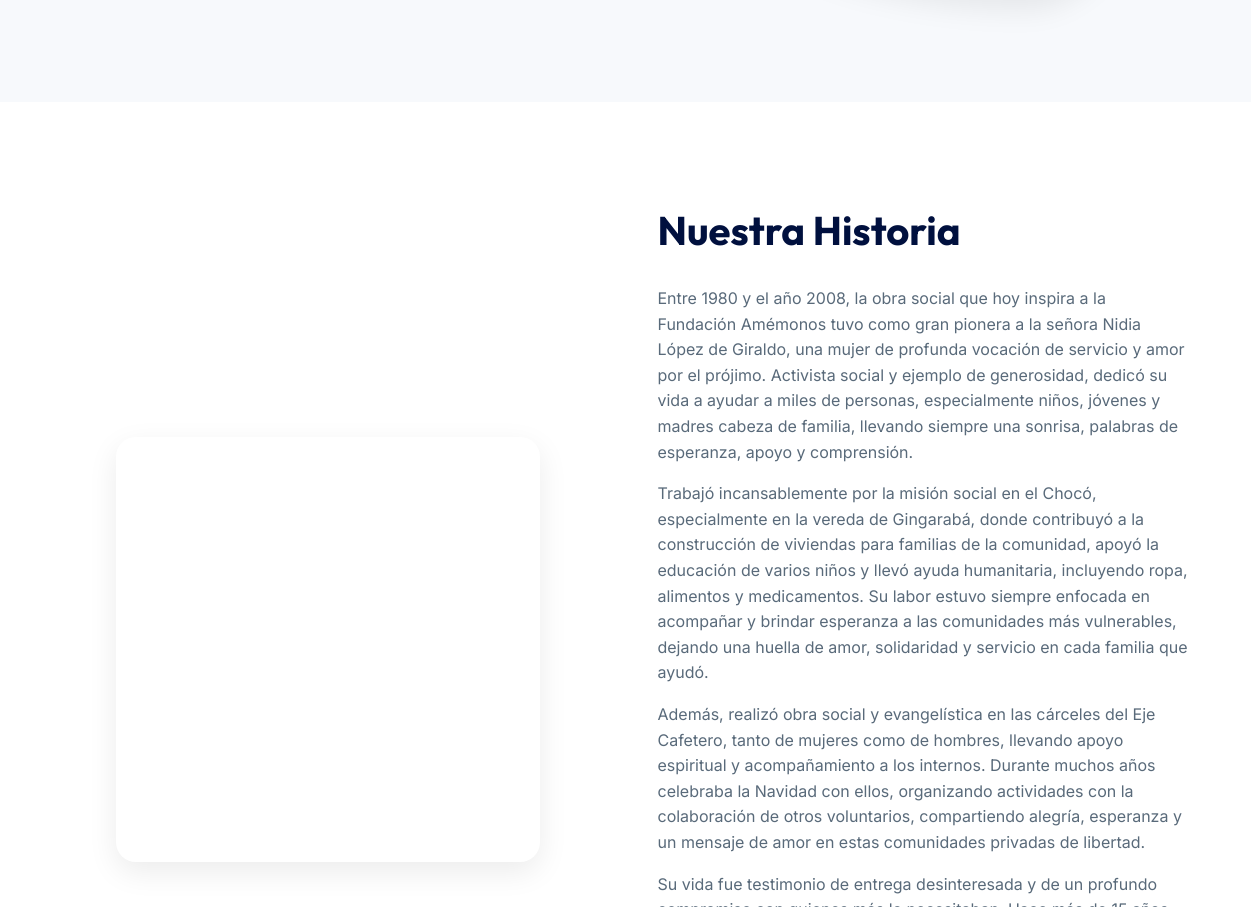
Before: /nosotros.php (middle part) with the older database file.
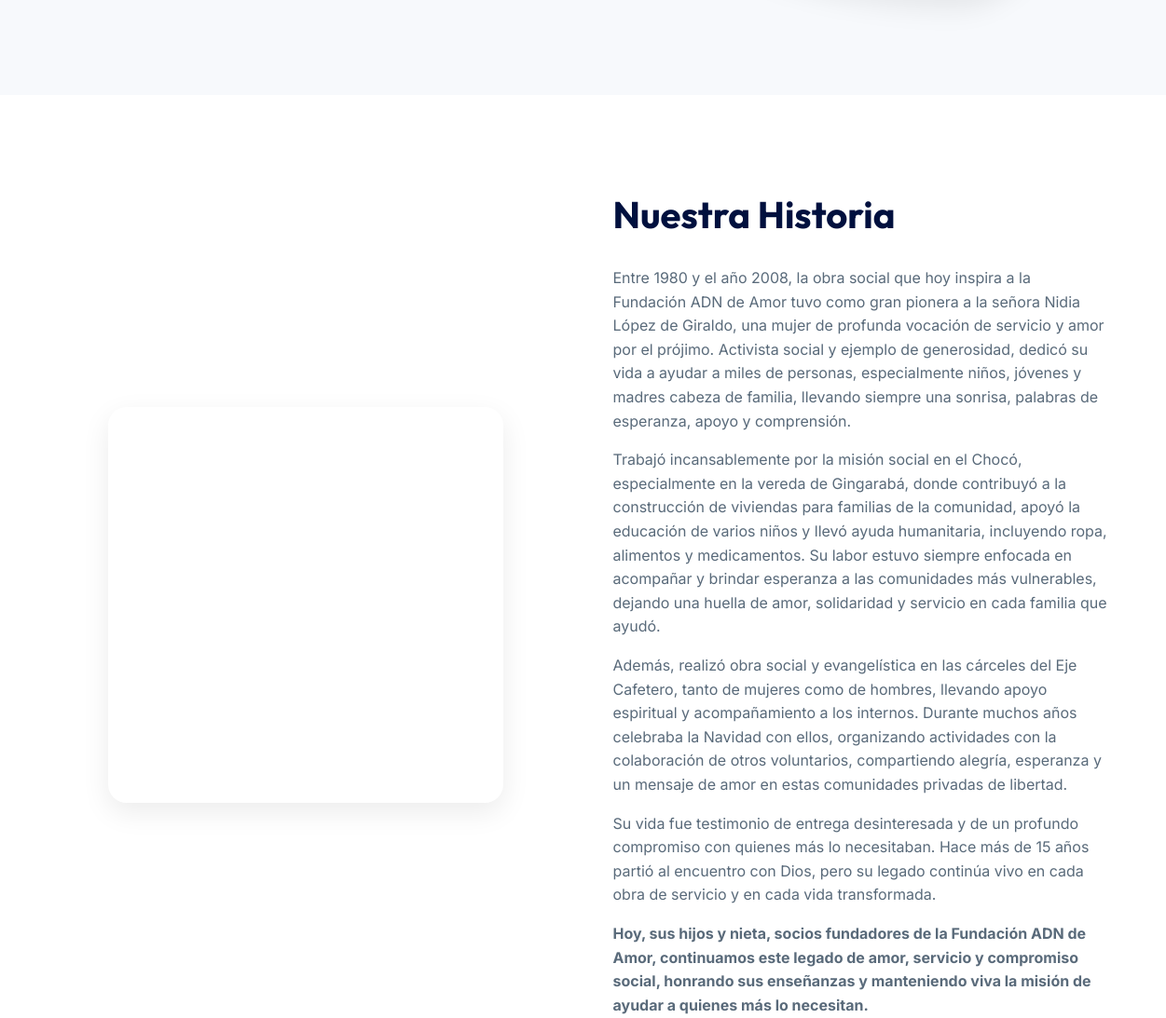
After: the same page with the newer database file.
### tables this page shows
CREATE TABLE `site_content` (
  `id` int(11) NOT NULL,
  `page_name` varchar(50) NOT NULL DEFAULT 'inicio',
  `section_key` varchar(100) NOT NULL,
  `content_type` enum('text','image','link') NOT NULL DEFAULT 'text',
  `content_value` text NOT NULL
);

### includes/db.php (called while the page is built, shortened)
<?php
function get_site_content($pdo, $key, $default = '') {
    $stmt = $pdo->prepare('SELECT content_value FROM site_content WHERE section_key = ?');
    $stmt->execute([$key]);
    $result = $stmt->fetch();
    if ($result && !empty($result['content_value']) && is_string($result['content_value'])) {
        $val = $result['content_value'];
        return $val;
    }
    return $result ? $result['content_value'] : $default;
}
?>

### nosotros.php (the view, shortened to what this page needs)
<?php
require 'includes/db.php';
?>
<!DOCTYPE html>
<html lang="es">
<head>
    <link rel="stylesheet" href="styles.css">
    <link rel="stylesheet" href="https://cdnjs.cloudflare.com/ajax/libs/font-awesome/6.4.0/css/all.min.css">
</head>
<body>
    <section id="mision" class="section bg-light">
        <div class="container">
            <div class="split-layout">
                <div class="split-image organic-img">
                </div>
            </div>
        </div>
    </section>
    <section id="historia" class="section">
        <div class="container">
            <div class="split-layout reverse">
                <div class="split-content">
                    <h2><?= htmlspecialchars(get_site_content($pdo, 'nos_historia_title', 'Nuestra Historia')) ?></h2>
                    <p><?= htmlspecialchars(get_site_content($pdo, 'nos_historia_desc1', 'Entre 1980 y el año 2008, la obra social que hoy inspira a la Fundación ADN de Amor tuvo como gran pionera a la señora Nidia López de Giraldo, una mujer de profunda vocación de servicio y amor por el prójimo. Activista social y ejemplo de generosidad, dedicó su vida a ayudar a miles de personas, especialmente niños, jóvenes y madres cabeza de familia, llevando siempre una sonrisa, palabras de esperanza, apoyo y comprensión.')) ?></p>
                    <p><?= htmlspecialchars(get_site_content($pdo, 'nos_historia_desc2', 'Trabajó incansablemente por la misión social en el Chocó, especialmente en la vereda de Gingarabá, donde contribuyó a la construcción de viviendas para familias de la comunidad, apoyó la educación de varios niños y llevó ayuda humanitaria, incluyendo ropa, alimentos y medicamentos. Su labor estuvo siempre enfocada en acompañar y brindar esperanza a las comunidades más vulnerables, dejando una huella de amor, solidaridad y servicio en cada familia que ayudó.')) ?></p>
                    <p><?= htmlspecialchars(get_site_content($pdo, 'nos_historia_desc3', 'Además, realizó obra social y evangelística en las cárceles del Eje Cafetero, tanto de mujeres como de hombres, llevando apoyo espiritual y acompañamiento a los internos. Durante muchos años celebraba la Navidad con ellos, organizando actividades con la colaboración de otros voluntarios, compartiendo alegría, esperanza y un mensaje de amor en estas comunidades privadas de libertad.')) ?></p>
                    <p><?= htmlspecialchars(get_site_content($pdo, 'nos_historia_desc4', 'Su vida fue testimonio de entrega desinteresada y de un profundo compromiso con quienes más lo necesitaban. Hace más de 15 años partió al encuentro con Dios, pero su legado continúa vivo en cada obra de servicio y en cada vida transformada.')) ?></p>
                    <p><strong><?= htmlspecialchars(get_site_content($pdo, 'nos_historia_desc5_strong', 'Hoy, sus hijos y nieta, socios fundadores de la Fundación ADN de Amor, continuamos este legado de amor, servicio y compromiso social, honrando sus enseñanzas y manteniendo viva la misión de ayudar a quienes más lo necesitan.')) ?></strong></p>
                </div>
                <div class="split-image organic-img-2 text-center">
                    <img src="<?= htmlspecialchars(get_site_content($pdo, 'nos_historia_img', 'FOTOS BANNERS/FOTO PERFIL MAMA PRIMERA.jpeg')) ?>" loading="lazy" decoding="async" alt="Nidia López de Giraldo"
                        style="border-radius: 20px; box-shadow: var(--shadow); max-width: 80%; height: auto; object-fit: cover; aspect-ratio: 1/1;">
                </div>
            </div>
        </div>
    </section>
</body>
</html>

### styles.css (style rules this page uses)
:root { --primary: #E63946; --primary-hover: #D62828; --secondary: #00103e; --accent-green: #00A651; --text-dark: #2C3E50; --text-light: #596A7A; --bg-light: #F7F9FC; --white: #FFFFFF; --font-heading: 'Outfit', sans-serif; --font-body: 'Inter', sans-serif; --organic-1: 40% 60% 70% 30% / 40% 50% 60% 50%; --organic-2: 60% 40% 30% 70% / 60% 30% 70% 40%; --organic-3: 50% 50% 20% 80% / 25% 80% 20% 75%; --shadow: 0 10px 30px rgba(0, 0, 0, 0.08); }
* { margin: 0; padding: 0; box-sizing: border-box; }
html { scroll-behavior: smooth; }
body { font-family: var(--font-body); color: var(--text-dark); line-height: 1.6; overflow-x: hidden; }
h1, h2, h3, h4, h5, h6 { font-family: var(--font-heading); font-weight: 700; margin-bottom: 1rem; color: var(--secondary); }
p { margin-bottom: 1rem; color: var(--text-light); }
img { max-width: 100%; height: auto; }
.container { width: 90%; max-width: 1200px; margin: 0 auto; }
.text-center { text-align: center; }
.bg-light { background-color: var(--bg-light); }
.section { padding: 6rem 0; }
.split-layout { display: flex; align-items: center; gap: 4rem; }
.split-layout.reverse { flex-direction: row-reverse; }
.split-image, .split-content { flex: 1; }
.organic-img-2 img { border-radius: var(--organic-3); box-shadow: var(--shadow); width: 100%; object-fit: cover; height: 500px; }
.split-content h2 { font-size: 2.5rem; margin-bottom: 1.5rem; }

Changed rows visible on the page:
changed site_content: content_value "…inspira a la Fundación Amémonos tuvo como gran pionera…" → "…inspira a la Fundación ADN de Amor tuvo como gran pionera…"
now on this page (row unchanged): site_content: content_value "Su vida fue testimonio de entrega desinteresada y de un profundo compromiso con quienes más lo necesitaban. Hace más de 15 años partió al encuentro con Dios, pero su legado continúa vivo en cada obra de servicio y en cada vida transformada."
now on this page (row unchanged): site_content: content_value "Hoy, sus hijos y nieta, socios fundadores de la Fundación ADN de Amor, continuamos este legado de amor, servicio y compromiso social, honrando sus enseñanzas y manteniendo viva la misión de ayudar a quienes más lo necesitan."
